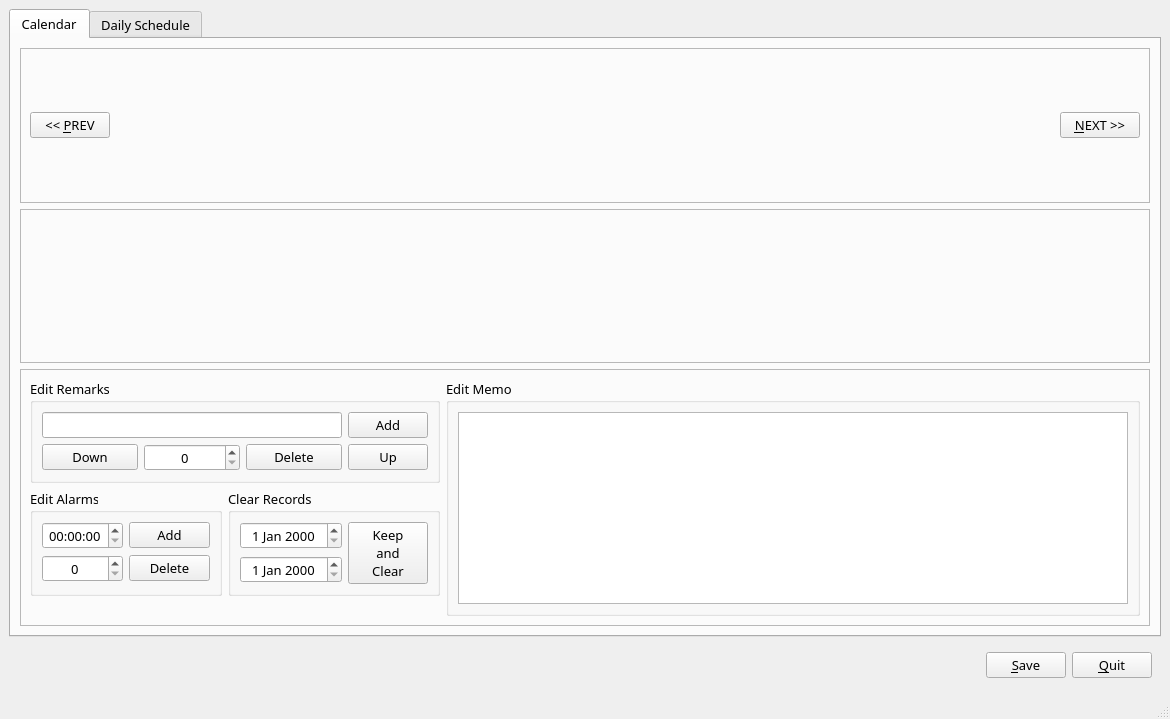
<?xml version="1.0" encoding="UTF-8"?>
<ui version="4.0">
 <class>MainWindow</class>
 <widget class="QMainWindow" name="MainWindow">
  <property name="geometry">
   <rect>
    <x>0</x>
    <y>0</y>
    <width>1170</width>
    <height>719</height>
   </rect>
  </property>
  <property name="font">
   <font>
    <family>微软雅黑</family>
    <pointsize>10</pointsize>
    <weight>50</weight>
    <italic>false</italic>
    <bold>false</bold>
   </font>
  </property>
  <property name="windowTitle">
   <string>Daily Planner</string>
  </property>
  <property name="windowIcon">
   <iconset resource="resources.qrc">
    <normaloff>:/images/planner.png</normaloff>:/images/planner.png</iconset>
  </property>
  <widget class="QWidget" name="centralwidget">
   <layout class="QVBoxLayout" name="verticalLayout">
    <item>
     <widget class="QTabWidget" name="tabWidget">
      <property name="currentIndex">
       <number>0</number>
      </property>
      <widget class="QWidget" name="tab">
       <attribute name="title">
        <string>Calendar</string>
       </attribute>
       <layout class="QVBoxLayout" name="verticalLayout_3">
        <item>
         <widget class="QFrame" name="frame_3">
          <property name="frameShape">
           <enum>QFrame::StyledPanel</enum>
          </property>
          <property name="frameShadow">
           <enum>QFrame::Raised</enum>
          </property>
          <layout class="QHBoxLayout" name="horizontalLayout_3">
           <item>
            <widget class="QPushButton" name="prevButton">
             <property name="text">
              <string>&lt;&lt; &amp;PREV</string>
             </property>
            </widget>
           </item>
           <item>
            <spacer name="horizontalSpacer_4">
             <property name="orientation">
              <enum>Qt::Horizontal</enum>
             </property>
             <property name="sizeHint" stdset="0">
              <size>
               <width>40</width>
               <height>20</height>
              </size>
             </property>
            </spacer>
           </item>
           <item>
            <widget class="QPushButton" name="nextButton">
             <property name="text">
              <string>&amp;NEXT &gt;&gt;</string>
             </property>
            </widget>
           </item>
          </layout>
         </widget>
        </item>
        <item>
         <widget class="QFrame" name="mainFrame">
          <property name="frameShape">
           <enum>QFrame::StyledPanel</enum>
          </property>
          <property name="frameShadow">
           <enum>QFrame::Raised</enum>
          </property>
          <layout class="QGridLayout" name="mainLayout"/>
         </widget>
        </item>
        <item>
         <widget class="QFrame" name="frame_5">
          <property name="frameShape">
           <enum>QFrame::StyledPanel</enum>
          </property>
          <property name="frameShadow">
           <enum>QFrame::Raised</enum>
          </property>
          <layout class="QGridLayout" name="gridLayout_3">
           <item row="0" column="3" rowspan="3">
            <widget class="QGroupBox" name="groupBox_4">
             <property name="sizePolicy">
              <sizepolicy hsizetype="Preferred" vsizetype="Preferred">
               <horstretch>0</horstretch>
               <verstretch>0</verstretch>
              </sizepolicy>
             </property>
             <property name="title">
              <string>Edit Memo</string>
             </property>
             <layout class="QHBoxLayout" name="horizontalLayout_4">
              <item>
               <widget class="QTextEdit" name="memoEdit">
                <property name="sizePolicy">
                 <sizepolicy hsizetype="Expanding" vsizetype="Expanding">
                  <horstretch>0</horstretch>
                  <verstretch>0</verstretch>
                 </sizepolicy>
                </property>
                <property name="minimumSize">
                 <size>
                  <width>400</width>
                  <height>0</height>
                 </size>
                </property>
               </widget>
              </item>
             </layout>
            </widget>
           </item>
           <item row="1" column="2">
            <widget class="QGroupBox" name="groupBox_2">
             <property name="title">
              <string>Clear Records</string>
             </property>
             <layout class="QGridLayout" name="gridLayout_6">
              <item row="0" column="1">
               <widget class="QDateEdit" name="clearDateEdit_1">
                <property name="alignment">
                 <set>Qt::AlignCenter</set>
                </property>
               </widget>
              </item>
              <item row="1" column="1">
               <widget class="QDateEdit" name="clearDateEdit_2">
                <property name="alignment">
                 <set>Qt::AlignCenter</set>
                </property>
               </widget>
              </item>
              <item row="0" column="2" rowspan="2">
               <widget class="QPushButton" name="clearButton">
                <property name="text">
                 <string>Keep
and
Clear</string>
                </property>
                <property name="icon">
                 <iconset resource="resources.qrc">
                  <normaloff>:/images/delete.png</normaloff>:/images/delete.png</iconset>
                </property>
               </widget>
              </item>
             </layout>
            </widget>
           </item>
           <item row="1" column="1">
            <widget class="QGroupBox" name="groupBox">
             <property name="title">
              <string>Edit Alarms</string>
             </property>
             <layout class="QGridLayout" name="gridLayout_4">
              <item row="2" column="0">
               <widget class="QSpinBox" name="alarmSpinBox">
                <property name="alignment">
                 <set>Qt::AlignCenter</set>
                </property>
               </widget>
              </item>
              <item row="2" column="1">
               <widget class="QPushButton" name="deleteAlarmButton">
                <property name="text">
                 <string>Delete</string>
                </property>
                <property name="icon">
                 <iconset resource="resources.qrc">
                  <normaloff>:/images/negative.png</normaloff>:/images/negative.png</iconset>
                </property>
               </widget>
              </item>
              <item row="0" column="0">
               <widget class="QTimeEdit" name="alarmTimeEdit">
                <property name="alignment">
                 <set>Qt::AlignCenter</set>
                </property>
                <property name="displayFormat">
                 <string>HH:mm:ss</string>
                </property>
               </widget>
              </item>
              <item row="0" column="1">
               <widget class="QPushButton" name="addAlarmButton">
                <property name="text">
                 <string>Add</string>
                </property>
                <property name="icon">
                 <iconset resource="resources.qrc">
                  <normaloff>:/images/plus.png</normaloff>:/images/plus.png</iconset>
                </property>
               </widget>
              </item>
             </layout>
            </widget>
           </item>
           <item row="0" column="1" colspan="2">
            <widget class="QGroupBox" name="groupBox_3">
             <property name="title">
              <string>Edit Remarks</string>
             </property>
             <layout class="QGridLayout" name="gridLayout_5">
              <item row="2" column="0">
               <widget class="QPushButton" name="downRemarkButton">
                <property name="text">
                 <string>Down</string>
                </property>
                <property name="icon">
                 <iconset resource="resources.qrc">
                  <normaloff>:/images/down.png</normaloff>:/images/down.png</iconset>
                </property>
               </widget>
              </item>
              <item row="2" column="2">
               <widget class="QPushButton" name="deleteRemarkButton">
                <property name="text">
                 <string>Delete</string>
                </property>
                <property name="icon">
                 <iconset resource="resources.qrc">
                  <normaloff>:/images/negative.png</normaloff>:/images/negative.png</iconset>
                </property>
               </widget>
              </item>
              <item row="2" column="3">
               <widget class="QPushButton" name="upRemarkButton">
                <property name="text">
                 <string>Up</string>
                </property>
                <property name="icon">
                 <iconset resource="resources.qrc">
                  <normaloff>:/images/up.png</normaloff>:/images/up.png</iconset>
                </property>
               </widget>
              </item>
              <item row="0" column="3">
               <widget class="QPushButton" name="addRemarkButton">
                <property name="text">
                 <string>Add</string>
                </property>
                <property name="icon">
                 <iconset resource="resources.qrc">
                  <normaloff>:/images/plus.png</normaloff>:/images/plus.png</iconset>
                </property>
               </widget>
              </item>
              <item row="2" column="1">
               <widget class="QSpinBox" name="remarkSpinBox">
                <property name="alignment">
                 <set>Qt::AlignCenter</set>
                </property>
               </widget>
              </item>
              <item row="0" column="0" colspan="3">
               <widget class="QLineEdit" name="remarkEdit">
                <property name="sizePolicy">
                 <sizepolicy hsizetype="Expanding" vsizetype="Fixed">
                  <horstretch>0</horstretch>
                  <verstretch>0</verstretch>
                 </sizepolicy>
                </property>
                <property name="minimumSize">
                 <size>
                  <width>300</width>
                  <height>0</height>
                 </size>
                </property>
               </widget>
              </item>
             </layout>
            </widget>
           </item>
          </layout>
         </widget>
        </item>
       </layout>
      </widget>
      <widget class="QWidget" name="tab_2">
       <attribute name="title">
        <string>Daily Schedule</string>
       </attribute>
       <layout class="QHBoxLayout" name="horizontalLayout_2">
        <item>
         <spacer name="horizontalSpacer_2">
          <property name="orientation">
           <enum>Qt::Horizontal</enum>
          </property>
          <property name="sizeHint" stdset="0">
           <size>
            <width>40</width>
            <height>20</height>
           </size>
          </property>
         </spacer>
        </item>
        <item>
         <widget class="QListWidget" name="scheduleListWidget">
          <property name="minimumSize">
           <size>
            <width>300</width>
            <height>0</height>
           </size>
          </property>
          <property name="focusPolicy">
           <enum>Qt::NoFocus</enum>
          </property>
          <property name="styleSheet">
           <string notr="true">font: 10pt &quot;Consolas&quot;;</string>
          </property>
         </widget>
        </item>
        <item>
         <widget class="QWidget" name="widget_2" native="true">
          <layout class="QVBoxLayout" name="verticalLayout_2">
           <item>
            <spacer name="verticalSpacer_2">
             <property name="orientation">
              <enum>Qt::Vertical</enum>
             </property>
             <property name="sizeHint" stdset="0">
              <size>
               <width>20</width>
               <height>40</height>
              </size>
             </property>
            </spacer>
           </item>
           <item>
            <widget class="QFrame" name="frame">
             <property name="frameShape">
              <enum>QFrame::StyledPanel</enum>
             </property>
             <property name="frameShadow">
              <enum>QFrame::Raised</enum>
             </property>
             <layout class="QGridLayout" name="gridLayout">
              <item row="1" column="0">
               <widget class="QSpinBox" name="indexSpinBox">
                <property name="sizePolicy">
                 <sizepolicy hsizetype="Expanding" vsizetype="Fixed">
                  <horstretch>0</horstretch>
                  <verstretch>0</verstretch>
                 </sizepolicy>
                </property>
                <property name="font">
                 <font>
                  <family>Consolas</family>
                  <pointsize>10</pointsize>
                  <weight>50</weight>
                  <italic>false</italic>
                  <bold>false</bold>
                 </font>
                </property>
               </widget>
              </item>
              <item row="1" column="1">
               <widget class="QPushButton" name="deleteTaskButton">
                <property name="text">
                 <string>&amp;Delete</string>
                </property>
                <property name="icon">
                 <iconset resource="resources.qrc">
                  <normaloff>:/images/negative.png</normaloff>:/images/negative.png</iconset>
                </property>
               </widget>
              </item>
              <item row="0" column="0" colspan="2">
               <widget class="QLabel" name="label_3">
                <property name="sizePolicy">
                 <sizepolicy hsizetype="Preferred" vsizetype="Preferred">
                  <horstretch>0</horstretch>
                  <verstretch>0</verstretch>
                 </sizepolicy>
                </property>
                <property name="text">
                 <string>Edit Task Index:</string>
                </property>
               </widget>
              </item>
             </layout>
            </widget>
           </item>
           <item>
            <spacer name="verticalSpacer">
             <property name="orientation">
              <enum>Qt::Vertical</enum>
             </property>
             <property name="sizeHint" stdset="0">
              <size>
               <width>20</width>
               <height>40</height>
              </size>
             </property>
            </spacer>
           </item>
           <item>
            <widget class="QFrame" name="frame_2">
             <property name="frameShape">
              <enum>QFrame::StyledPanel</enum>
             </property>
             <property name="frameShadow">
              <enum>QFrame::Raised</enum>
             </property>
             <layout class="QGridLayout" name="gridLayout_2">
              <item row="3" column="1">
               <widget class="QTimeEdit" name="endTimeEdit">
                <property name="sizePolicy">
                 <sizepolicy hsizetype="Expanding" vsizetype="Fixed">
                  <horstretch>0</horstretch>
                  <verstretch>0</verstretch>
                 </sizepolicy>
                </property>
                <property name="font">
                 <font>
                  <family>Consolas</family>
                  <pointsize>10</pointsize>
                  <weight>50</weight>
                  <italic>false</italic>
                  <bold>false</bold>
                 </font>
                </property>
                <property name="alignment">
                 <set>Qt::AlignCenter</set>
                </property>
                <property name="displayFormat">
                 <string>HH:mm:ss</string>
                </property>
               </widget>
              </item>
              <item row="3" column="0">
               <widget class="QLabel" name="label_2">
                <property name="text">
                 <string>End:</string>
                </property>
               </widget>
              </item>
              <item row="0" column="0">
               <widget class="QLabel" name="label_4">
                <property name="text">
                 <string>Add Task:</string>
                </property>
               </widget>
              </item>
              <item row="1" column="1">
               <widget class="QTimeEdit" name="beginTimeEdit">
                <property name="sizePolicy">
                 <sizepolicy hsizetype="Expanding" vsizetype="Fixed">
                  <horstretch>0</horstretch>
                  <verstretch>0</verstretch>
                 </sizepolicy>
                </property>
                <property name="font">
                 <font>
                  <family>Consolas</family>
                  <pointsize>10</pointsize>
                  <weight>50</weight>
                  <italic>false</italic>
                  <bold>false</bold>
                 </font>
                </property>
                <property name="alignment">
                 <set>Qt::AlignCenter</set>
                </property>
                <property name="displayFormat">
                 <string>HH:mm:ss</string>
                </property>
                <property name="time">
                 <time>
                  <hour>0</hour>
                  <minute>0</minute>
                  <second>0</second>
                 </time>
                </property>
               </widget>
              </item>
              <item row="1" column="0">
               <widget class="QLabel" name="label">
                <property name="text">
                 <string>Begin:</string>
                </property>
               </widget>
              </item>
              <item row="0" column="1">
               <widget class="QPushButton" name="addTaskButton">
                <property name="text">
                 <string>&amp;Add</string>
                </property>
                <property name="icon">
                 <iconset resource="resources.qrc">
                  <normaloff>:/images/plus.png</normaloff>:/images/plus.png</iconset>
                </property>
               </widget>
              </item>
             </layout>
            </widget>
           </item>
           <item>
            <spacer name="verticalSpacer_3">
             <property name="orientation">
              <enum>Qt::Vertical</enum>
             </property>
             <property name="sizeHint" stdset="0">
              <size>
               <width>20</width>
               <height>40</height>
              </size>
             </property>
            </spacer>
           </item>
          </layout>
         </widget>
        </item>
        <item>
         <spacer name="horizontalSpacer_3">
          <property name="orientation">
           <enum>Qt::Horizontal</enum>
          </property>
          <property name="sizeHint" stdset="0">
           <size>
            <width>40</width>
            <height>20</height>
           </size>
          </property>
         </spacer>
        </item>
       </layout>
      </widget>
     </widget>
    </item>
    <item>
     <widget class="QWidget" name="widget" native="true">
      <layout class="QHBoxLayout" name="horizontalLayout">
       <item>
        <spacer name="horizontalSpacer">
         <property name="orientation">
          <enum>Qt::Horizontal</enum>
         </property>
         <property name="sizeHint" stdset="0">
          <size>
           <width>40</width>
           <height>20</height>
          </size>
         </property>
        </spacer>
       </item>
       <item>
        <widget class="QPushButton" name="saveButton">
         <property name="text">
          <string>&amp;Save</string>
         </property>
        </widget>
       </item>
       <item>
        <widget class="QPushButton" name="cancelButton">
         <property name="text">
          <string>&amp;Quit</string>
         </property>
        </widget>
       </item>
      </layout>
     </widget>
    </item>
   </layout>
  </widget>
  <widget class="QMenuBar" name="menubar">
   <property name="geometry">
    <rect>
     <x>0</x>
     <y>0</y>
     <width>1170</width>
     <height>33</height>
    </rect>
   </property>
  </widget>
  <widget class="QStatusBar" name="statusbar"/>
 </widget>
 <tabstops>
  <tabstop>tabWidget</tabstop>
  <tabstop>indexSpinBox</tabstop>
  <tabstop>deleteTaskButton</tabstop>
  <tabstop>beginTimeEdit</tabstop>
  <tabstop>endTimeEdit</tabstop>
  <tabstop>addTaskButton</tabstop>
  <tabstop>saveButton</tabstop>
  <tabstop>cancelButton</tabstop>
 </tabstops>
 <resources>
  <include location="resources.qrc"/>
 </resources>
 <connections/>
</ui>
